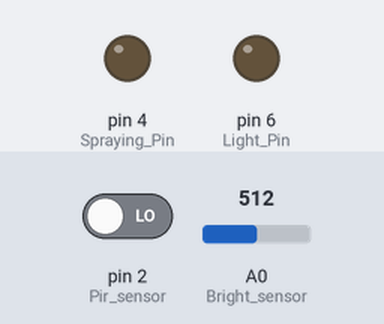
Simulated run of this sketch. Board: Arduino Leonardo, built with avr-gcc and run on an emulated ATmega32U4. Parts: output pins drawn as LEDs (lit = HIGH). The test bench sets the inputs (shaded band); at power-on: pin 2 (Pir_sensor) LOW, A0 (Bright_sensor) = 512.

Above: at 1.2 s.
1.3 s: pin 2 (Pir_sensor) driven HIGH
At 1.6 s:
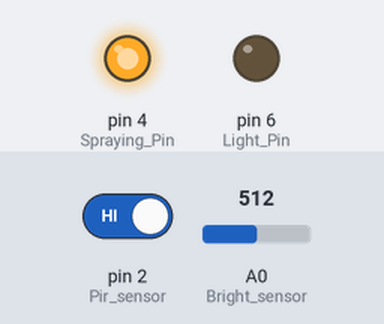
Timing chart, 0 to 4.3 s (numbered marks = the images above; inputs shaded):
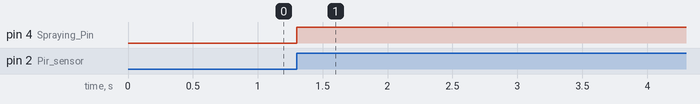

The sketch:

Balcony_staff.ino
```cpp
int Bright_sensor = A0;
int Pir_sensor = 2;
int Spraying_Pin = 4;
int Light_Pin = 6;
int sensorValue = 0;
int RXLED = 17;
void ledTx(boolean on)
{
  if (on)
  {
    pinMode(LED_BUILTIN_TX, OUTPUT); // pin as output.
    digitalWrite(LED_BUILTIN_TX, LOW); // pin low
    // These two lines will do the same:
    // bitSet( DDRD, 5);
    // bitClear( PORTD, 5);
  }
  else
  {
    pinMode(LED_BUILTIN_TX, INPUT);
    // This line will do the same:
    // bitClear( DDRD, 5);        // set pin as input
  }
}

void ledRx(boolean on)
{
  if (on)
  {
    pinMode(LED_BUILTIN_RX, OUTPUT);
    digitalWrite(LED_BUILTIN_RX, LOW);
    // bitSet( DDRB, 0);
    // bitClear( PORTB, 0);
  }
  else
  {
    pinMode(LED_BUILTIN_RX, INPUT);
    // bitClear( DDRB, 0);
  }
}

void setup()
{
  // initialize both leds to be off
  ledTx(false);
  ledRx(false);
  pinMode(Pir_sensor, INPUT);
  pinMode(Spraying_Pin, OUTPUT);
  pinMode(Light_Pin, OUTPUT);
  digitalWrite(Spraying_Pin, LOW);
  digitalWrite(Light_Pin, LOW);
}

void loop()
{
  sensorValue = analogRead(Bright_sensor);
  if (digitalRead(Pir_sensor) == 1)
  {
    if (sensorValue > 800)
    {
      digitalWrite(Light_Pin, HIGH);
    }
    digitalWrite(Spraying_Pin, HIGH);
    delay(60000);
  }
  else
  {
    digitalWrite(Light_Pin, LOW);
    digitalWrite(Spraying_Pin, LOW);
  }
}
```

Measured:
- after the input at 1.3 s, pin 4 (Spraying_Pin): LOW → HIGH at once
